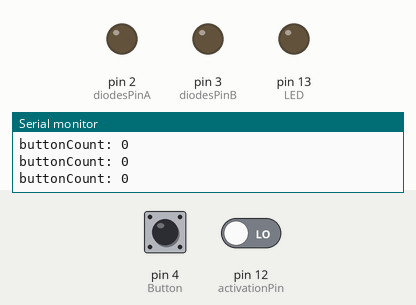
This sketch was run on a simulated Arduino Uno, built with avr-gcc and run on an emulated ATmega328P. On the bench: output pins drawn as LEDs (lit = HIGH), the last lines printed to the serial monitor. Dashed ring = blinking. Inputs (shaded band) come from the test bench; at power-on: pin 4 (Button) LOW, pin 12 (activationPin) LOW. Random numbers use the default seed unless the sketch sets one.

Above: at 1.2 s.
1.3 s: pin 4 (Button) pulled HIGH for 0.15 s
At 1.53 s:
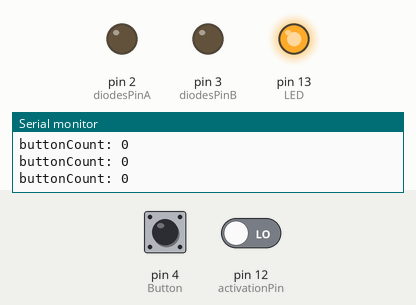
4.3 s: pin 12 (activationPin) driven HIGH
7.3 s: pin 12 (activationPin) driven LOW
10.3 s: pin 12 (activationPin) driven HIGH
At 10.92 s:
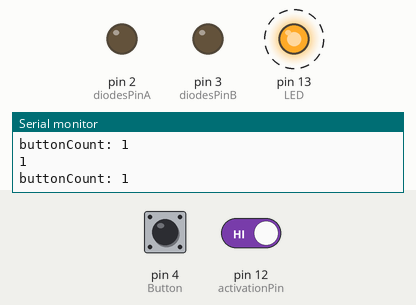
13.3 s: pin 4 (Button) pulled HIGH for 3.2 s
At 18.2 s:
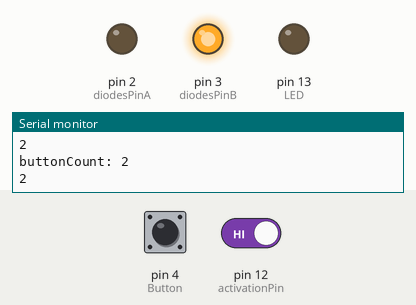
18.6 s: pin 4 (Button) pulled HIGH for 1 s
At 20.8 s:
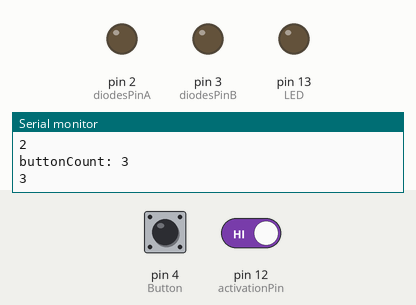
Timing chart, 0 to 22.3 s (numbered marks = the images above; inputs shaded):
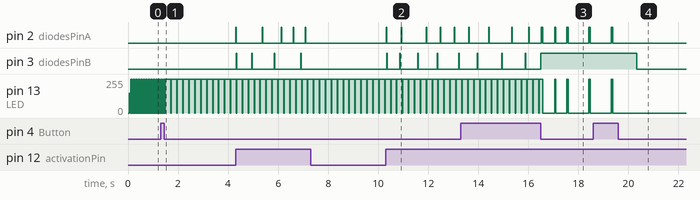

Measured:
- after the input at 18.6 s, pin 3 (diodesPinB): HIGH → LOW after 1.7 s
- by itself, pin 3 (diodesPinB): repeats every 0.99 s: LOW 0.97 s, HIGH 0.02 s

The sketch:

diodes_control_2channels.ino
```cpp
/* Send a TTL pulse on any of the 2 trigger-in channel of the diodesBoard_2ch for
/ controlling the diodes, according to some specification */
// settings
//int modeOfOperation = 1; // 1 is tagging, 2 is continuous-triggered stimulation with only one pulse duration, 3 is continuous-triggered stimulation with one pulse duration for 2 diodes run independently

int modeOfOperation = 0; // 1 is continuous-triggered stimulation with one pulse duration for 2 diodes run independently, 2 is continuous-triggered stimulation with only one pulse duration and 3 is tagging
int delayBetweenPulsesFactor = 14; // factor that multiply pulses duration to compute delay
int randomness = 6; // factor that multiply pulses duraction to compute randomness
int pulseDuration[] = {5, 20, 50, 100, 400, 800}; // arary of duractions in ms, for example {5 20 50 100}
int nPulsesDuration = 6;
int pulsesNumber[] = {500, 500, 500, 500, 100, 100};
boolean continousStimulation = true;// stimulation no dependent of activation pin
int pulseChoiceForStimulation = 2; // array position of the pulse that will be use during triggered stimulation
int shortFactor = 3; // if pulses less than 10ms, multiply delayBetweenPulsesFactor by this
int runChirp = 20; // run chirp protocol. Scalar will indicate number of repetition per pulse.


// Button Values and LED display values for selection of mode of operation
int buttonValue;
int actualButtonValue = 0;
int lastButtonValue = 0;
int buttonCount = 0;
int difButton;
int maxButtonCount = 3;
int interval = 0;
int previousInterval = 0;
unsigned long previousButtonMillis = 0;
unsigned long currentButtonMillis;
int ledState = LOW;


// Pins
const int diodesPinA = 2;
const int diodesPinB = 3;
const int activationPin = 12; // From the control behaviour arduino
const int LED = LED_BUILTIN; // For displaying the mode of operation
const int Button = 4; // For selecting the mode of operation


// state variables
int stimBlock = 0; // 0 is no stimulating
int delayBetweenPulsesA;
int delayBetweenPulsesB;
int pulse;
int pulseNumber;
int pulsesCounter;
int delayFrom;
int delayTo;
int activeShortFactor;
int chirpDuration;
unsigned long previousMillisA = 0;        // will store last time diodeA was active
unsigned long previousMillisB = 0;        // will store last time diodeB was active
int diodeAState = LOW;                    // diode A state used to set the LED
int diodeBState = LOW;                    // diode B used to set the LED
int increasedPeriodFactor;


void setup() {
  Serial.begin(9600);
  //pinMode(LED, OUTPUT);
  pinMode(LED_BUILTIN,OUTPUT);
  pinMode(Button,INPUT);

  pinMode(diodesPinA, OUTPUT);
  pinMode(diodesPinB, OUTPUT);
  pinMode(activationPin, INPUT);
  randomSeed(analogRead(A0));
  digitalWrite(LED_BUILTIN, LOW);   // turn the LED off

  // compute pulse features
  pulse = pulseDuration[pulseChoiceForStimulation];
  delayFrom = (delayBetweenPulsesFactor - randomness) * pulse;
  delayTo = (delayBetweenPulsesFactor + randomness) * pulse;
}

void loop() {


  actualButtonValue = digitalRead(Button);
  difButton = actualButtonValue - lastButtonValue;
  lastButtonValue = actualButtonValue;
  currentButtonMillis = millis();
  if (difButton == -1){
    buttonCount = buttonCount + 1;
    }
  if (buttonCount > maxButtonCount){
    buttonCount = 0;
    }
  Serial.print("buttonCount: ");
  Serial.println(buttonCount);
  if (buttonCount == 0){
    interval = 0;
    digitalWrite(LED,HIGH);
    modeOfOperation = buttonCount;
  }else if (buttonCount == 1){
    digitalWrite(LED,HIGH);
    interval = 100;
    modeOfOperation = buttonCount;
  } else if (buttonCount == 2){
    digitalWrite(LED,HIGH);
    interval = 500;
    modeOfOperation = buttonCount;
    } else if (buttonCount == 3){
      digitalWrite(LED,HIGH);
    interval = 1000;
    modeOfOperation = buttonCount;
    }

  if (currentButtonMillis - previousButtonMillis >= interval){
    // save the last time blinked the LED
    previousButtonMillis = millis();

    // if the LED is off turn it on and vice-versa
    if (ledState == LOW){
      ledState = HIGH;
    }else{
      ledState = LOW;
        }
        digitalWrite(LED,ledState);
    }


  if (modeOfOperation == 3){
    Serial.println("3");
    if (digitalRead(activationPin) == HIGH | continousStimulation){ // if activated  or Continous Stimulation mode
      for (int i = 0; i < nPulsesDuration; ++i){
        actualButtonValue = digitalRead(Button);
        difButton = actualButtonValue - lastButtonValue;
        lastButtonValue = actualButtonValue;
        currentButtonMillis = millis();
        if (difButton == -1){
          buttonCount = buttonCount + 1;
          modeOfOperation = buttonCount;
          break;
          Serial.println("AAAA");
          }
        digitalWrite(diodesPinA, LOW);   // turn the diodes off
        digitalWrite(diodesPinB, LOW);   // turn the diodes off
        delay(1000);
        pulse = pulseDuration[i];
        pulseNumber = pulsesNumber[i];


        if (pulse < 10){ // if pulses less than 10ms, multiply delayBetweenPulsesFactor by 3
          activeShortFactor = shortFactor;
          } else {
          activeShortFactor = 1;
          }

        pulsesCounter = 0;
        delayFrom = (delayBetweenPulsesFactor - randomness) * pulse * activeShortFactor;
        delayTo = (delayBetweenPulsesFactor + randomness) * pulse * activeShortFactor;
          while (pulsesCounter < pulseNumber){
            // Use millis() instead of delay
            unsigned long currentMillis = millis();

            if((diodeAState == HIGH) && (currentMillis - previousMillisA >= pulse))
            {
              diodeAState = LOW;  // Turn it off
              previousMillisA = currentMillis;  // Remember the time
              digitalWrite(diodesPinA, diodeAState);  // Update the actual LED
              digitalWrite(LED_BUILTIN, LOW);   // turn the LED on
              delayBetweenPulsesA = random(delayFrom,delayTo); // random number from 1 to 12
            }
            else if ((diodeAState == LOW) && (currentMillis - previousMillisA >= delayBetweenPulsesA))
            {
              diodeAState = HIGH;  // turn it on
              previousMillisA = currentMillis;   // Remember the time
              digitalWrite(diodesPinA, diodeAState);    // Update the actual LED
              digitalWrite(LED_BUILTIN, HIGH);   // turn the LED on
              pulsesCounter++;
            }
            else if((diodeBState == HIGH) && (currentMillis - previousMillisB >= pulse))
            {
              diodeBState = LOW;  // Turn it off
              previousMillisB = currentMillis;  // Remember the time
              digitalWrite(diodesPinB, diodeBState);  // Update the actual LED
              delayBetweenPulsesB = random(delayFrom,delayTo); // random number from 1 to 12
            }
            else if ((diodeBState == LOW) && (currentMillis - previousMillisB >= delayBetweenPulsesB))
            {
              diodeBState = HIGH;  // turn it on
              previousMillisB = currentMillis;   // Remember the time
              digitalWrite(diodesPinB, diodeBState);    // Update the actual LED
            }
          }
      }
      // chirp A
      delay(2000);
      if (runChirp > 0){
        while (chirpDuration < 500){
          chirpDuration = chirpDuration + 5;
          for (int j = 0; j < runChirp; j++){
            digitalWrite(LED_BUILTIN, HIGH);   // turn the LED on
            digitalWrite(diodesPinA, HIGH);   // turn the diodes on

            delay(chirpDuration);

            digitalWrite(LED_BUILTIN, LOW);   // turn the LED on
            digitalWrite(diodesPinA, LOW);   // turn the diodes on

            delay(chirpDuration);
          }
        }
      }
      chirpDuration = 0;
      // chirp b
      delay(2000);
      if (runChirp > 0){
        while (chirpDuration < 500){
          chirpDuration = chirpDuration + 5;
          for (int j = 0; j < runChirp; j++){
            digitalWrite(LED_BUILTIN, HIGH);   // turn the LED on
            digitalWrite(diodesPinB, HIGH);   // turn the diodes on

            delay(chirpDuration);

            digitalWrite(LED_BUILTIN, LOW);   // turn the LED on
            digitalWrite(diodesPinB, LOW);   // turn the diodes on

            delay(chirpDuration);
          }
        }
      }
      chirpDuration = 0;
      // chirp A and B
      delay(2000);
      if (runChirp > 0){
        while (chirpDuration < 500){
          chirpDuration = chirpDuration + 5;
          for (int j = 0; j < runChirp; j++){
            digitalWrite(LED_BUILTIN, HIGH);   // turn the LED on
            digitalWrite(diodesPinA, HIGH);   // turn the diodes on
            digitalWrite(diodesPinB, HIGH);   // turn the diodes on

            delay(chirpDuration);

            digitalWrite(LED_BUILTIN, LOW);   // turn the LED on
            digitalWrite(diodesPinA, LOW);   // turn the diodes on
            digitalWrite(diodesPinB, LOW);   // turn the diodes on

            delay(chirpDuration);
          }
        }
      }
      buttonCount = 0;
      modeOfOperation = buttonCount;

    }
  } else if (modeOfOperation == 1){
      Serial.println("1");
      actualButtonValue = digitalRead(Button);
      difButton = actualButtonValue - lastButtonValue;
      lastButtonValue = actualButtonValue;
      currentButtonMillis = millis();
      if (difButton == -1){
        buttonCount = buttonCount + 1;
        modeOfOperation = buttonCount;
      }
      increasedPeriodFactor = 1;
      pulse = pulseDuration[pulseChoiceForStimulation];
      delayFrom = (delayBetweenPulsesFactor - randomness) * pulse * increasedPeriodFactor;
      delayTo = (delayBetweenPulsesFactor + randomness) * pulse * increasedPeriodFactor;
      digitalWrite(diodesPinA, LOW);   // turn the diodes off
      digitalWrite(diodesPinB, LOW);   // turn the diodes off

      if (digitalRead(activationPin) == HIGH) { // if activated by other Arduino
        unsigned long currentMillis = millis();
          if((diodeAState == HIGH) && (currentMillis - previousMillisA >= pulse))
              {
                diodeAState = LOW;  // Turn it off
                previousMillisA = currentMillis;  // Remember the time
                digitalWrite(diodesPinA, diodeAState);  // Update the actual LED
                delayBetweenPulsesA = random(delayFrom,delayTo); // random number from 1 to 12
              }
              else if ((diodeAState == LOW) && (currentMillis - previousMillisA >= delayBetweenPulsesA))
              {
                diodeAState = HIGH;  // turn it on
                previousMillisA = currentMillis;   // Remember the time
                digitalWrite(diodesPinA, diodeAState);    // Update the actual LED
                pulsesCounter++;
              }
              else if((diodeBState == HIGH) && (currentMillis - previousMillisB >= pulse))
              {
                diodeBState = LOW;  // Turn it off
                previousMillisB = currentMillis;  // Remember the time
                digitalWrite(diodesPinB, diodeBState);  // Update the actual LED
                delayBetweenPulsesB = random(delayFrom,delayTo); // random number from 1 to 12
              }
              else if ((diodeBState == LOW) && (currentMillis - previousMillisB >= delayBetweenPulsesB))
              {
                diodeBState = HIGH;  // turn it on
                previousMillisB = currentMillis;   // Remember the time
                digitalWrite(diodesPinB, diodeBState);    // Update the actual LED
              }
          }
        //modeOfOperation = 4;
  } else if (modeOfOperation == 2){
    Serial.println("2");
    actualButtonValue = digitalRead(Button);
    difButton = actualButtonValue - lastButtonValue;
    lastButtonValue = actualButtonValue;
    currentButtonMillis = millis();
    if (difButton == -1){
        buttonCount = buttonCount + 1;
        modeOfOperation = buttonCount;
      }
    if (digitalRead(activationPin) == HIGH){ // if activated
      digitalWrite(LED_BUILTIN, HIGH);   // turn the LED on
      digitalWrite(diodesPinA, HIGH);   // turn the diodes on

      delay(pulse);

      digitalWrite(LED_BUILTIN, LOW);   // turn the LED off
      digitalWrite(diodesPinA, LOW);   // turn the diodes off

      delayBetweenPulsesA = random(delayFrom,delayTo); // random number from 1 to 12
      delay(delayBetweenPulsesA);
    }
  }
}
```
